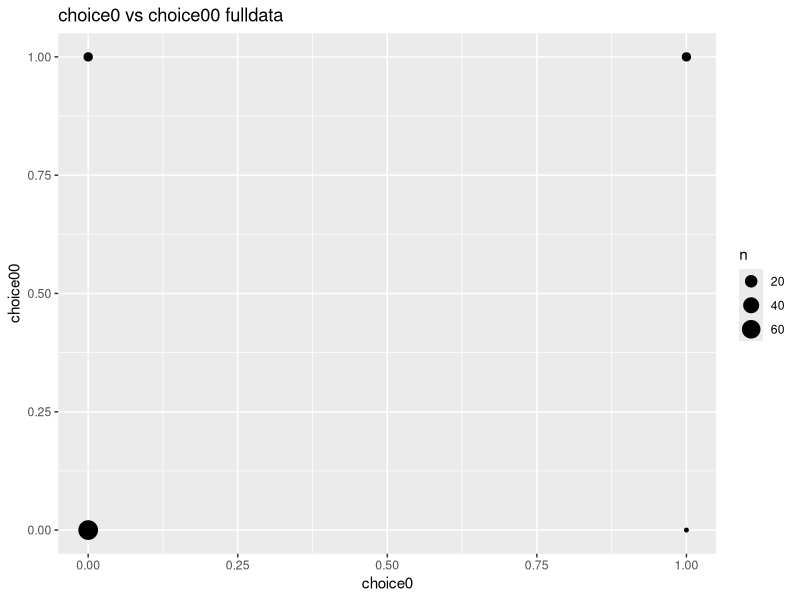
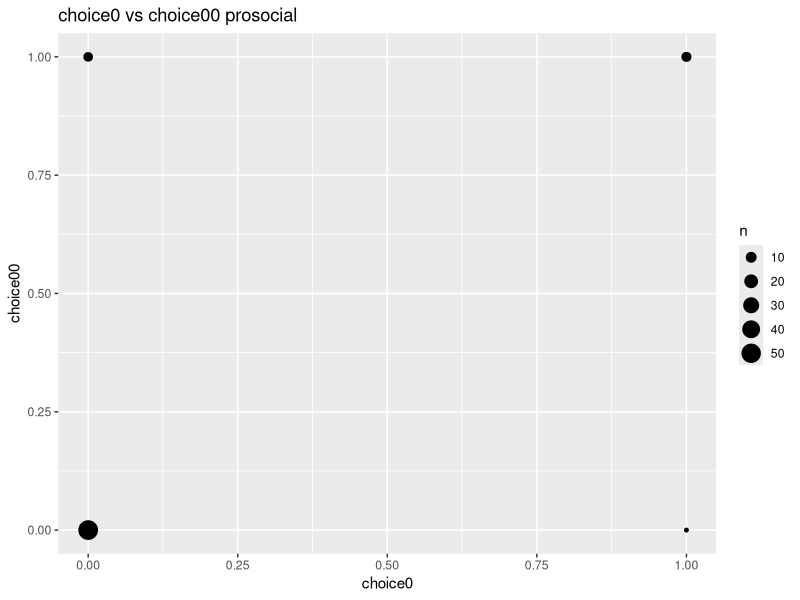
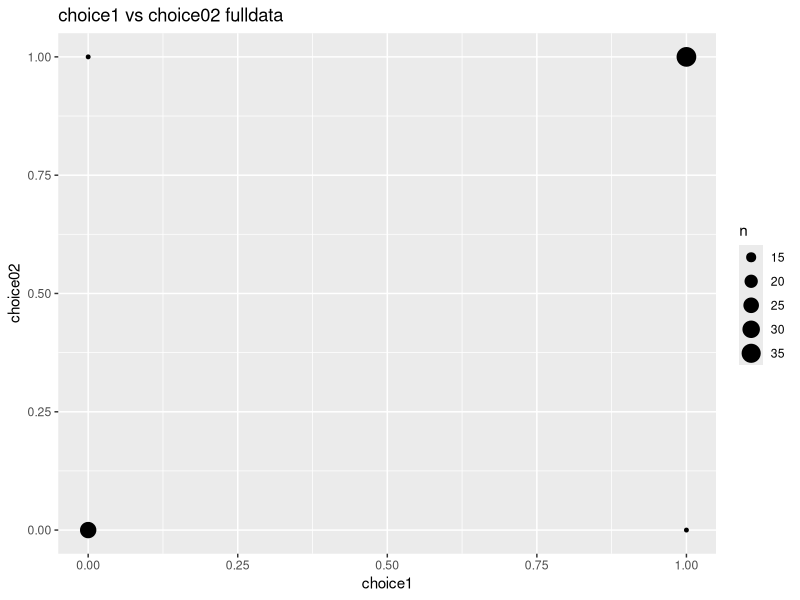
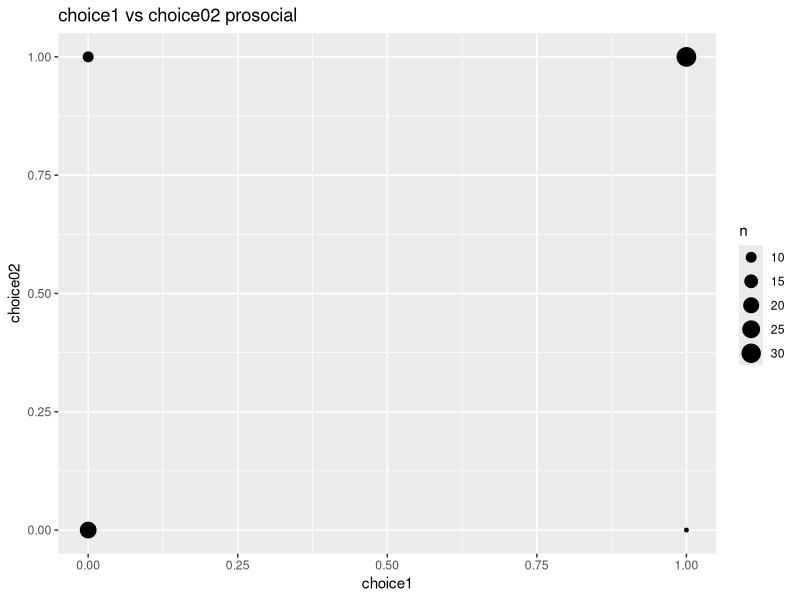
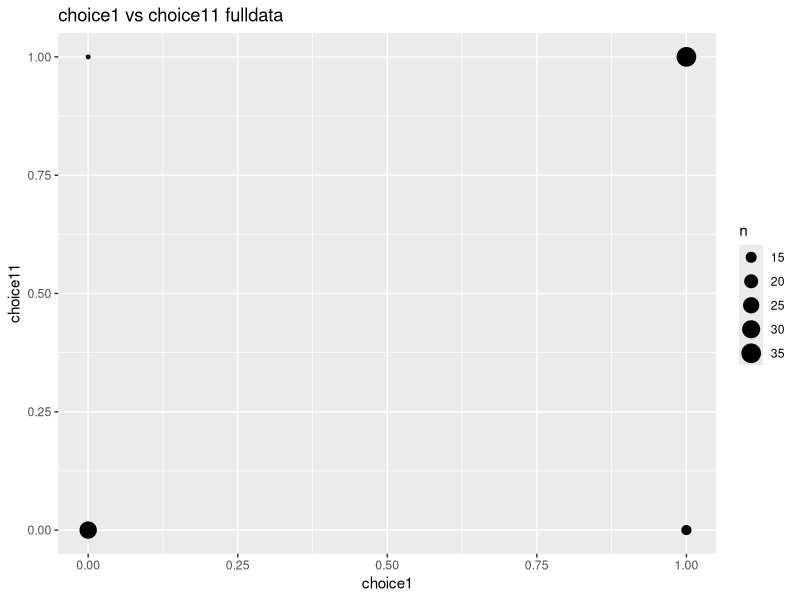
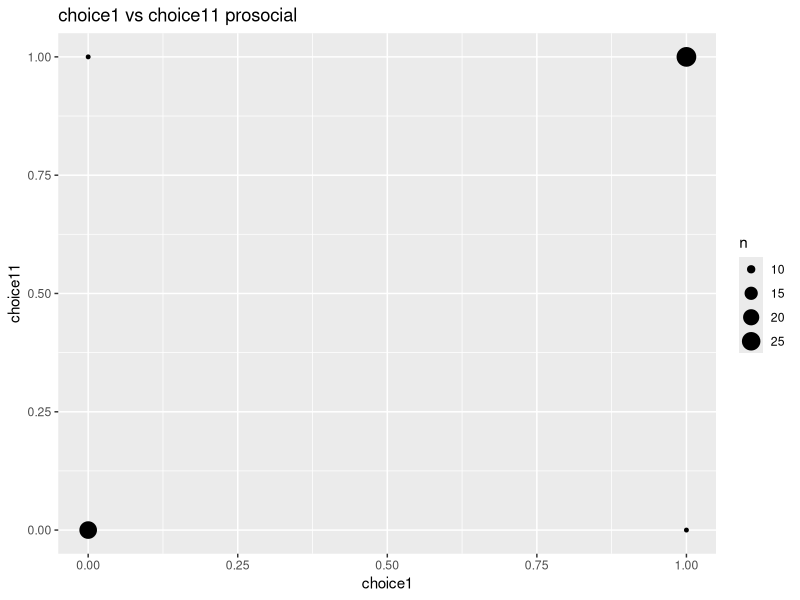
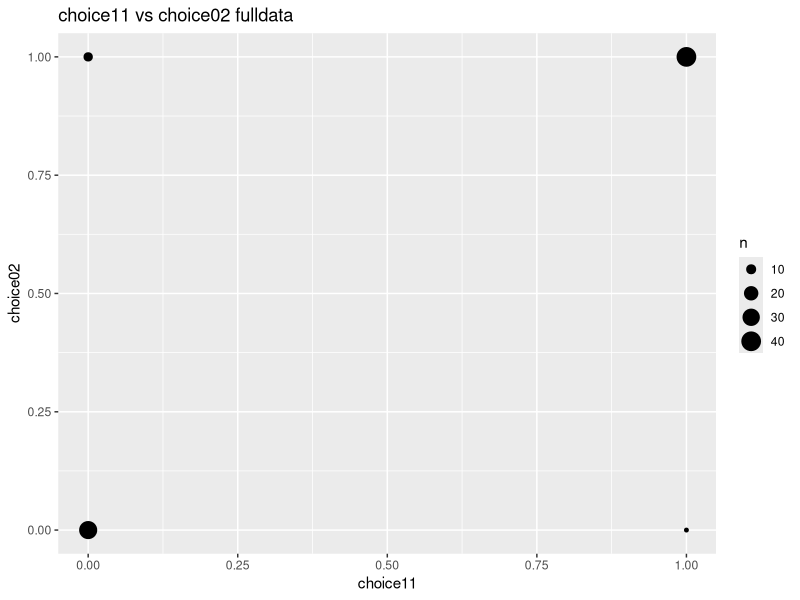
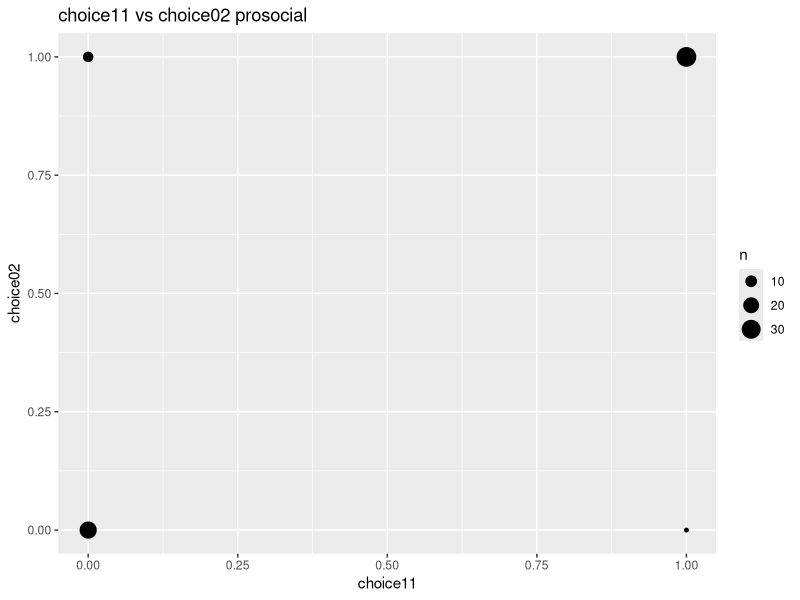

Write R code to recreate these figures, in order. (Note: this script raises an error after producing the figures.)
setwd("C:/Users/Can/Desktop/masterthesis")

data <- read.csv("data/full_data.csv")

prosocial_data <- read.csv("data/prosocial_data.csv")

library(ggplot2)

##### Outcome = 0 #####

# 0 vs 00

table(data$choice0, data$choice00)
table(prosocial_data$choice0, prosocial_data$choice00)

ggplot(data, aes(x = choice0, y = choice00)) +
  geom_count() + 
  labs(title = "choice0 vs choice00 fulldata",
       x = "choice0",
       y = "choice00",)

ggplot(prosocial_data, aes(x = choice0, y = choice00)) +
  geom_count() + 
  labs(title = "choice0 vs choice00 prosocial",
       x = "choice0",
       y = "choice00",)


##### Outcome = 1 #####

# 1 vs 02

table(data$choice1, data$choice02)
table(prosocial_data$choice1, prosocial_data$choice02)

ggplot(data, aes(x = choice1, y = choice02)) +
  geom_count() + 
  labs(title = "choice1 vs choice02 fulldata",
       x = "choice1",
       y = "choice02",)

ggplot(prosocial_data, aes(x = choice1, y = choice02)) +
  geom_count() + 
  labs(title = "choice1 vs choice02 prosocial",
       x = "choice1",
       y = "choice02",)

# 1 vs 11

table(data$choice1, data$choice11)
table(prosocial_data$choice1, prosocial_data$choice11)

ggplot(data, aes(x = choice1, y = choice11)) +
  geom_count() + 
  labs(title = "choice1 vs choice11 fulldata",
       x = "choice1",
       y = "choice11",)

ggplot(prosocial_data, aes(x = choice1, y = choice11)) +
  geom_count() + 
  labs(title = "choice1 vs choice11 prosocial",
       x = "choice1",
       y = "choice11",)

# 11 vs 02

table(data$choice11, data$choice02)
table(prosocial_data$choice11, prosocial_data$choice02)

ggplot(data, aes(x = choice11, y = choice02)) +
  geom_count() + 
  labs(title = "choice11 vs choice02 fulldata",
       x = "choice11",
       y = "choice02",)

ggplot(prosocial_data, aes(x = choice11, y = choice02)) +
  geom_count() + 
  labs(title = "choice11 vs choice02 prosocial",
       x = "choice11",
       y = "choice02",)

##### Outcome = 2 #####

# 2 vs 04

table(data$choice2, data$choice04)
table(prosocial_data$choice2, prosocial_data$choice04)

ggplot(data, aes(x = choice2, y = choice04)) +
  geom_count() + 
  labs(title = "choice2 vs choice04 fulldata",
       x = "choice2",
       y = "choice04",)

ggplot(prosocial_data, aes(x = choice2, y = choice04)) +
  geom_count() + 
  labs(title = "choice2 vs choice04 prosocial",
       x = "choice2",
       y = "choice04",)


# 2 vs 13

table(data$choice2, data$choice13)
table(prosocial_data$choice2, prosocial_data$choice13)

ggplot(data, aes(x = choice2, y = choice13)) +
  geom_count() + 
  labs(title = "choice2 vs choice13 fulldata",
       x = "choice2",
       y = "choice13",)

ggplot(prosocial_data, aes(x = choice2, y = choice13)) +
  geom_count() + 
  labs(title = "choice2 vs choice13 prosocial",
       x = "choice2",
       y = "choice13",)


# 2 vs 22

table(data$choice2, data$choice22)
table(prosocial_data$choice2, prosocial_data$choice22)

ggplot(data, aes(x = choice2, y = choice22)) +
  geom_count() + 
  labs(title = "choice2 vs choice22 fulldata",
       x = "choice2",
       y = "choice22",)

ggplot(prosocial_data, aes(x = choice2, y = choice22)) +
  geom_count() + 
  labs(title = "choice2 vs choice22 prosocial",
       x = "choice2",
       y = "choice22",)

# 22 vs 13

table(data$choice22, data$choice13)
table(prosocial_data$choice22, prosocial_data$choice13)

ggplot(data, aes(x = choice22, y = choice13)) +
  geom_count() + 
  labs(title = "choice22 vs choice13 fulldata",
       x = "choice22",
       y = "choice13",)

ggplot(prosocial_data, aes(x = choice22, y = choice13)) +
  geom_count() + 
  labs(title = "choice22 vs choice13 prosocial",
       x = "choice22",
       y = "choice13",)

# 22 vs 04

table(data$choice22, data$choice04)
table(prosocial_data$choice22, prosocial_data$choice04)

ggplot(data, aes(x = choice22, y = choice04)) +
  geom_count() + 
  labs(title = "choice22 vs choice04 fulldata",
       x = "choice22",
       y = "choice04",)

ggplot(prosocial_data, aes(x = choice22, y = choice04)) +
  geom_count() + 
  labs(title = "choice22 vs choice04 prosocial",
       x = "choice22",
       y = "choice04",)

# 13 vs 04

table(data$choice13, data$choice04)
table(prosocial_data$choice13, prosocial_data$choice04)

ggplot(data, aes(x = choice13, y = choice04)) +
  geom_count() + 
  labs(title = "choice13 vs choice04 fulldata",
       x = "choice13",
       y = "choice04",)

ggplot(prosocial_data, aes(x = choice13, y = choice04)) +
  geom_count() + 
  labs(title = "choice13 vs choice04 prosocial",
       x = "choice13",
       y = "choice04",)

##### Outcome = 3 #####

# 3 vs 06

table(data$choice3, data$choice06)
table(prosocial_data$choice3, prosocial_data$choice06)

ggplot(data, aes(x = choice3, y = choice06)) +
  geom_count() + 
  labs(title = "choice3 vs choice06 fulldata",
       x = "choice3",
       y = "choice06",)

ggplot(prosocial_data, aes(x = choice3, y = choice06)) +
  geom_count() + 
  labs(title = "choice3 vs choice06 prosocial",
       x = "choice3",
       y = "choice06",)

# 3 vs 15

table(data$choice3, data$choice15)
table(prosocial_data$choice3, prosocial_data$choice15)

ggplot(data, aes(x = choice3, y = choice15)) +
  geom_count() + 
  labs(title = "choice3 vs choice15 fulldata",
       x = "choice3",
       y = "choice15",)

ggplot(prosocial_data, aes(x = choice3, y = choice15)) +
  geom_count() + 
  labs(title = "choice3 vs choice15 prosocial",
       x = "choice3",
       y = "choice15",)

# 3 vs 24

table(data$choice3, data$choice24)
table(prosocial_data$choice3, prosocial_data$choice24)

ggplot(data, aes(x = choice3, y = choice24)) +
  geom_count() + 
  labs(title = "choice3 vs choice24 fulldata",
       x = "choice3",
       y = "choice24",)

ggplot(prosocial_data, aes(x = choice3, y = choice24)) +
  geom_count() + 
  labs(title = "choice3 vs choice24 prosocial",
       x = "choice3",
       y = "choice24",)

# 3 vs 33

table(data$choice3, data$choice33)
table(prosocial_data$choice3, prosocial_data$choice33)

ggplot(data, aes(x = choice3, y = choice33)) +
  geom_count() + 
  labs(title = "choice3 vs choice33 fulldata",
       x = "choice3",
       y = "choice33",)

ggplot(prosocial_data, aes(x = choice3, y = choice33)) +
  geom_count() + 
  labs(title = "choice3 vs choice33 prosocial",
       x = "choice3",
       y = "choice33",)

# 06 vs 15

table(data$choice06, data$choice15)
table(prosocial_data$choice06, prosocial_data$choice15)

ggplot(data, aes(x = choice06, y = choice15)) +
  geom_count() + 
  labs(title = "choice06 vs choice15 fulldata",
       x = "choice06",
       y = "choice15",)

ggplot(prosocial_data, aes(x = choice06, y = choice15)) +
  geom_count() + 
  labs(title = "choice06 vs choice15 prosocial",
       x = "choice06",
       y = "choice15",)

# 06 vs 24

table(data$choice06, data$choice24)
table(prosocial_data$choice06, prosocial_data$choice24)

ggplot(data, aes(x = choice06, y = choice24)) +
  geom_count() + 
  labs(title = "choice06 vs choice24 fulldata",
       x = "choice06",
       y = "choice24",)

ggplot(prosocial_data, aes(x = choice06, y = choice24)) +
  geom_count() + 
  labs(title = "choice06 vs choice24 prosocial",
       x = "choice06",
       y = "choice24",)

# 06 vs 33

table(data$choice06, data$choice33)
table(prosocial_data$choice06, prosocial_data$choice33)

ggplot(data, aes(x = choice06, y = choice33)) +
  geom_count() + 
  labs(title = "choice06 vs choice33 fulldata",
       x = "choice06",
       y = "choice33",)

ggplot(prosocial_data, aes(x = choice06, y = choice33)) +
  geom_count() + 
  labs(title = "choice06 vs choice33 prosocial",
       x = "choice06",
       y = "choice33",)

# 15 vs 24

table(data$choice15, data$choice24)
table(prosocial_data$choice15, prosocial_data$choice24)

ggplot(data, aes(x = choice15, y = choice24)) +
  geom_count() + 
  labs(title = "choice15 vs choice24 fulldata",
       x = "choice15",
       y = "choice24",)

ggplot(prosocial_data, aes(x = choice15, y = choice24)) +
  geom_count() + 
  labs(title = "choice15 vs choice24 prosocial",
       x = "choice15",
       y = "choice24",)

# 15 vs 33

table(data$choice15, data$choice33)
table(prosocial_data$choice15, prosocial_data$choice33)

ggplot(data, aes(x = choice15, y = choice33)) +
  geom_count() + 
  labs(title = "choice15 vs choice33 fulldata",
       x = "choice15",
       y = "choice33",)

ggplot(prosocial_data, aes(x = choice15, y = choice33)) +
  geom_count() + 
  labs(title = "choice15 vs choice33 prosocial",
       x = "choice15",
       y = "choice33",)

# 24 vs 33

table(data$choice24, data$choice33)
table(prosocial_data$choice24, prosocial_data$choice33)

ggplot(data, aes(x = choice24, y = choice33)) +
  geom_count() + 
  labs(title = "choice24 vs choice33 fulldata",
       x = "choice24",
       y = "choice33",)

ggplot(prosocial_data, aes(x = choice24, y = choice33)) +
  geom_count() + 
  labs(title = "choice24 vs choice33 prosocial",
       x = "choice24",
       y = "choice33",)

##### Outcome = 4 #####

# 4 vs 26

table(data$choice4, data$choice26)
table(prosocial_data$choice4, prosocial_data$choice26)

ggplot(data, aes(x = choice4, y = choice26)) +
  geom_count() + 
  labs(title = "choice4 vs choice26 fulldata",
       x = "choice4",
       y = "choice26",)

ggplot(prosocial_data, aes(x = choice4, y = choice26)) +
  geom_count() + 
  labs(title = "choice4 vs choice26 prosocial",
       x = "choice4",
       y = "choice26",)

# 4 vs 35

table(data$choice4, data$choice35)
table(prosocial_data$choice4, prosocial_data$choice35)

ggplot(data, aes(x = choice4, y = choice35)) +
  geom_count() + 
  labs(title = "choice4 vs choice35 fulldata",
       x = "choice4",
       y = "choice35",)

ggplot(prosocial_data, aes(x = choice4, y = choice35)) +
  geom_count() + 
  labs(title = "choice4 vs choice35 prosocial",
       x = "choice4",
       y = "choice35",)

# 4 vs 44

table(data$choice4, data$choice44)
table(prosocial_data$choice4, prosocial_data$choice44)

ggplot(data, aes(x = choice4, y = choice44)) +
  geom_count() + 
  labs(title = "choice4 vs choice44 fulldata",
       x = "choice4",
       y = "choice44",)

ggplot(prosocial_data, aes(x = choice4, y = choice44)) +
  geom_count() + 
  labs(title = "choice4 vs choice44 prosocial",
       x = "choice4",
       y = "choice44",)

# 26 vs 35

table(data$choice26, data$choice35)
table(prosocial_data$choice26, prosocial_data$choice35)

ggplot(data, aes(x = choice26, y = choice35)) +
  geom_count() + 
  labs(title = "choice26 vs choice35 fulldata",
       x = "choice26",
       y = "choice35",)

ggplot(prosocial_data, aes(x = choice26, y = choice35)) +
  geom_count() + 
  labs(title = "choice26 vs choice35 prosocial",
       x = "choice26",
       y = "choice35",)

# 26 vs 44

table(data$choice26, data$choice44)
table(prosocial_data$choice26, prosocial_data$choice44)

ggplot(data, aes(x = choice26, y = choice44)) +
  geom_count() + 
  labs(title = "choice26 vs choice44 fulldata",
       x = "choice26",
       y = "choice44",)

ggplot(prosocial_data, aes(x = choice26, y = choice44)) +
  geom_count() + 
  labs(title = "choice26 vs choice44 prosocial",
       x = "choice26",
       y = "choice44",)

# 35 vs 44

table(data$choice35, data$choice44)
table(prosocial_data$choice35, prosocial_data$choice44)

ggplot(data, aes(x = choice35, y = choice44)) +
  geom_count() + 
  labs(title = "choice35 vs choice44 fulldata",
       x = "choice35",
       y = "choice44",)

ggplot(prosocial_data, aes(x = choice35, y = choice44)) +
  geom_count() + 
  labs(title = "choice35 vs choice44 prosocial",
       x = "choice35",
       y = "choice44",)


##### Outcome = 5 #####

# 5 vs 46

table(data$choice5, data$choice46)
table(prosocial_data$choice5, prosocial_data$choice46)

ggplot(data, aes(x = choice5, y = choice46)) +
  geom_count() + 
  labs(title = "choice5 vs choice46 fulldata",
       x = "choice5",
       y = "choice46",)

ggplot(prosocial_data, aes(x = choice5, y = choice46)) +
  geom_count() + 
  labs(title = "choice5 vs choice46 prosocial",
       x = "choice5",
       y = "choice46",)

# 5 vs 55

table(data$choice5, data$choice55)
table(prosocial_data$choice5, prosocial_data$choice55)

ggplot(data, aes(x = choice5, y = choice55)) +
  geom_count() + 
  labs(title = "choice5 vs choice55 fulldata",
       x = "choice5",
       y = "choice55",)

ggplot(prosocial_data, aes(x = choice5, y = choice55)) +
  geom_count() + 
  labs(title = "choice5 vs choice55 prosocial",
       x = "choice5",
       y = "choice55",)

# 46 vs 55

table(data$choice46, data$choice55)
table(prosocial_data$choice46, prosocial_data$choice55)

ggplot(data, aes(x = choice46, y = choice55)) +
  geom_count() + 
  labs(title = "choice46 vs choice55 fulldata",
       x = "choice46",
       y = "choice55",)

ggplot(prosocial_data, aes(x = choice46, y = choice55)) +
  geom_count() + 
  labs(title = "choice46 vs choice55 prosocial",
       x = "choice46",
       y = "choice55",)

##### Outcome = 6 #####

# 6 vs 66

table(data$choice6, data$choice66)
table(prosocial_data$choice6, prosocial_data$choice66)

ggplot(data, aes(x = choice6, y = choice66)) +
  geom_count() + 
  labs(title = "choice6 vs choice66 fulldata",
       x = "choice6",
       y = "choice66",)

ggplot(prosocial_data, aes(x = choice6, y = choice66)) +
  geom_count() + 
  labs(title = "choice6 vs choice66 prosocial",
       x = "choice6",
       y = "choice66",)
